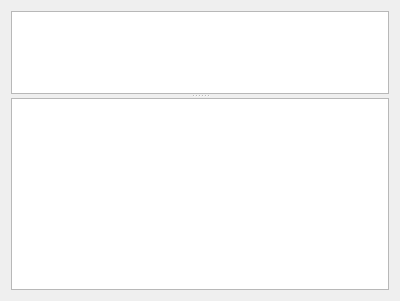
<?xml version="1.0" encoding="UTF-8"?>
<ui version="4.0">
 <class>NMediaManager::NUi::CMakeMKVPage</class>
 <widget class="QWidget" name="NMediaManager::NUi::CMakeMKVPage">
  <property name="geometry">
   <rect>
    <x>0</x>
    <y>0</y>
    <width>400</width>
    <height>301</height>
   </rect>
  </property>
  <property name="windowTitle">
   <string>Make MKV</string>
  </property>
  <layout class="QVBoxLayout" name="verticalLayout">
   <item>
    <widget class="QSplitter" name="vsplitter">
     <property name="orientation">
      <enum>Qt::Vertical</enum>
     </property>
     <widget class="QTreeView" name="files">
      <property name="sizePolicy">
       <sizepolicy hsizetype="Expanding" vsizetype="Expanding">
        <horstretch>0</horstretch>
        <verstretch>2</verstretch>
       </sizepolicy>
      </property>
      <property name="editTriggers">
       <set>QAbstractItemView::NoEditTriggers</set>
      </property>
      <property name="alternatingRowColors">
       <bool>true</bool>
      </property>
      <property name="sortingEnabled">
       <bool>true</bool>
      </property>
     </widget>
     <widget class="QPlainTextEdit" name="results">
      <property name="lineWrapMode">
       <enum>QPlainTextEdit::NoWrap</enum>
      </property>
      <property name="readOnly">
       <bool>true</bool>
      </property>
     </widget>
    </widget>
   </item>
  </layout>
 </widget>
 <resources/>
 <connections/>
</ui>
